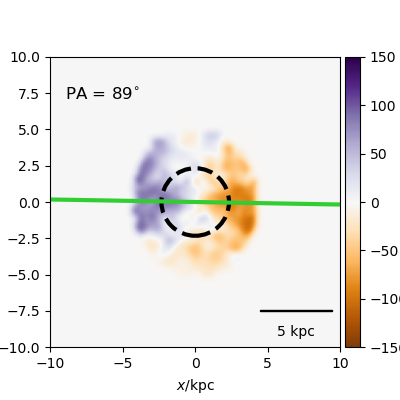

This chart was generated by the following Python code:
#galaxy 223 Ray's stellar velocity code
import pynbody
import numpy as np
import pynbody.plot.sph as sph
import matplotlib.pyplot as plt
from pynbody_velmaps.scripts.plot_manga_velmaps import *
from pynbody_velmaps.position_angles import *

filename='/mnt/data0/jillian/gguaman/r223/cosmo25p.768sg1bwK1BHe75.007779'
redshift=0.01
image_width=20

stellar_map, stellar_pa, ax = plot_manga_map(filename, redshift, "star", weights="mass", image_width=image_width, orientation="sideon", cmap='PuOr', vmin=-100, vmax=100)

#plt.show()
plt.savefig("galaxy223_StelVelR.png")
